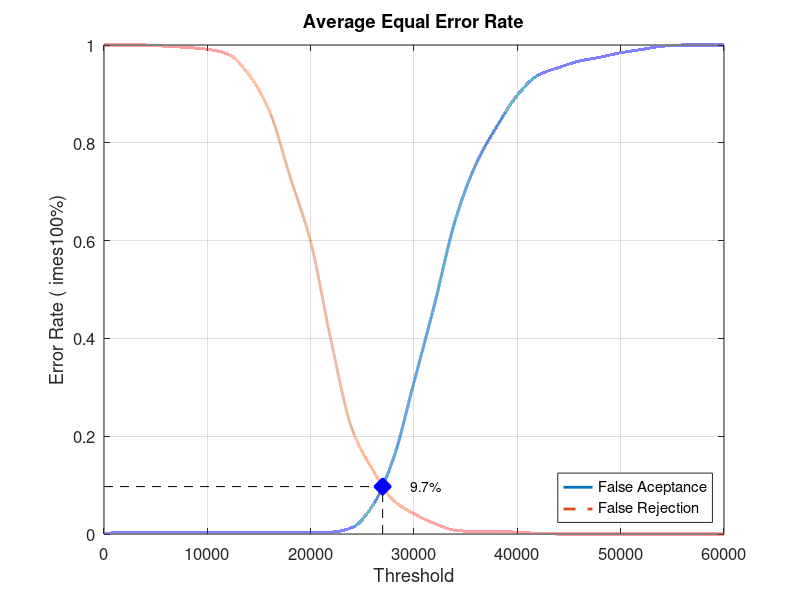
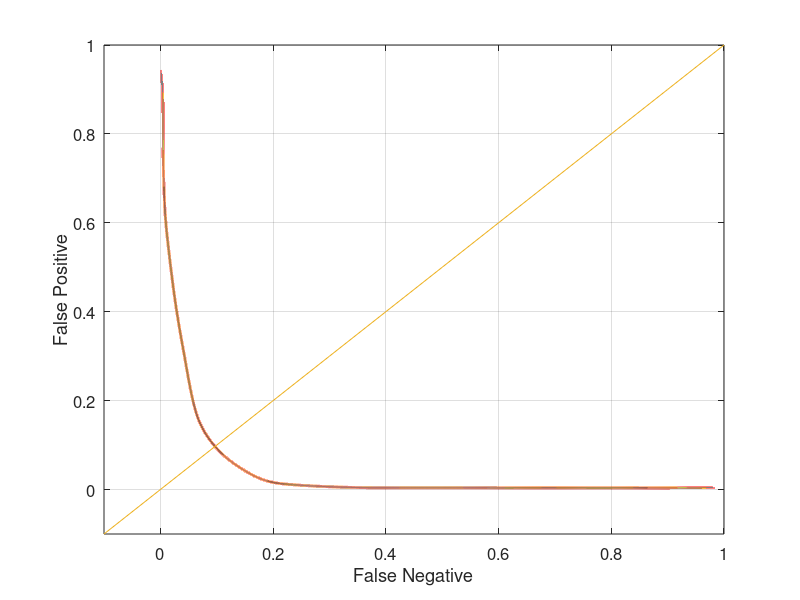

MATLAB code for these plots, in order:
close all;
clear;
clc;
x = 0:2000:60000;
xq = 0:0.5:60000;

y0 = [0 0.00394737 0.00394737 0.00394737 0.00394737 0.00394737 0.00394737 0.00394737 0.00394737 0.00394737 0.00394737 0.00394737 0.0131579 0.0578947 0.153947 0.310526 0.471053 0.642105 0.756579 0.832895 0.897368 0.938158 0.953947 0.967105 0.975 0.984211 0.990789 0.997368 1 1 1]
yy0 = interp1(x, y0, xq, 'pchip');
y1 = [1 1 1 0.9975 0.995 0.99125 0.98125 0.94 0.865 0.73125 0.5975 0.3925 0.215 0.13125 0.06875 0.04125 0.02125 0.0075 0.005 0.005 0.00375 0.00125 0 0 0 0 0 0 0 0 0]
yy1 = interp1(x, y1, xq, 'pchip');

% Calculating EER: 
y2 = abs(y0 - y1);
find(y2 == min(y2))
yy2 = abs(yy0 - yy1);
xEER = find(yy2 == min(yy2));
xEERIndex = xq(xEER) % X-axis EER
yEER = yy0(xEER) % Y-axis EER

main = figure
plot(xq, yy0,'-','LineWidth', 2);	hold on
plot(xq, yy1,'--','LineWidth', 2);	hold on
plot([xEERIndex xEERIndex], [0 yEER], 'k--');	hold on
plot([0 xEERIndex], [yEER yEER], 'k--');	hold on
plot(xEERIndex, yEER, 'bx', 'LineWidth', 10);	hold on
text(xEERIndex + 10 * xEERIndex / 100, yEER, [num2str(round((10000 * yEER)) / 100) '%'])
legend('False Aceptance', 'False Rejection', 'Location', 'SouthEast')
xlabel('Threshold')
ylabel('Error Rate (	imes100%)')
title('Average Equal Error Rate')
set(gca, 'FontSize', 12)
axis([0 60000 0 1])
grid on

print(main, 'Experiment4AverageMain', '-dpng');
FNRxFPR = figure('Color', [1 1 1]);
plot(yy1, yy0, '-', yy1, yy0, 'LineWidth', 2);
hold on
y = -0.1:0.1:1
plot(y, y); 
set(gca, 'FontSize', 12)
xlabel('False Negative')
ylabel('False Positive')
axis([-0.1 1 -0.1 1])
set(gca, 'FontSize', 12)
grid on

print(FNRxFPR, 'Experiment4AverageFNRxFPR','-dpng');
